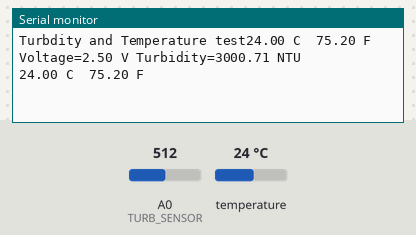
The sketch below on a simulated Arduino Uno, built with avr-gcc and run on an emulated ATmega328P. On the bench: the last lines printed to the serial monitor. Inputs (shaded band) come from the test bench; at power-on: temperature 24 °C, A0 (TURB_SENSOR) = 512.

Above: at 6.3 s.
6.4 s: temperature set to 12 °C
At 8.4 s:
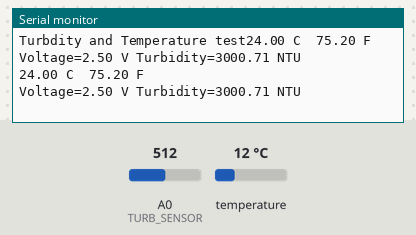
12.3 s: A0 (TURB_SENSOR) set to 716
At 13.2 s:
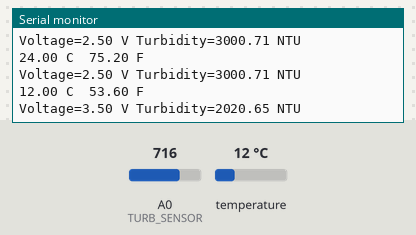
18.2 s: temperature set to 19 °C
At 21.2 s:
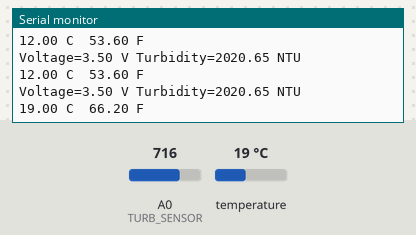
24.1 s: A0 (TURB_SENSOR) set to 511
At 26.0 s:
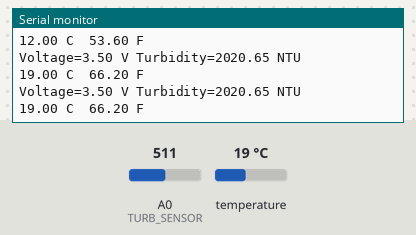
Timing chart, 0 to 27.5 s (numbered marks = the images above; inputs shaded):
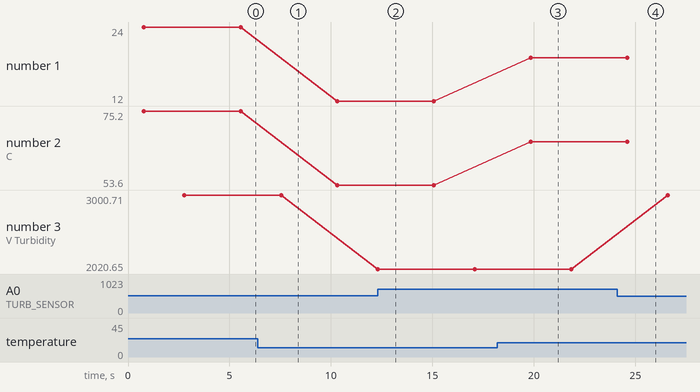

The sketch:

temp_and_turbidity_of_water.ino
```cpp
#include <OneWire.h>
#include <DallasTemperature.h>
#include <Wire.h>
#define ONE_WIRE_BUS 12
#define TURB_SENSOR A0

OneWire oneWire(ONE_WIRE_BUS);

DallasTemperature sensors(&oneWire);

// turbidity
float voltage,turbidity;

// temp
float Celsius = 0;
float Fahrenheit = 0;

void setup() {
  sensors.begin();
  pinMode(TURB_SENSOR,INPUT);
  Serial.begin(9600);
  Serial.print("Turbdity and Temperature test");
}

void loop() {
  // Temperature test start
  sensors.requestTemperatures();

  Celsius = sensors.getTempCByIndex(0);
  Fahrenheit = sensors.toFahrenheit(Celsius);

  Serial.print(Celsius);
  Serial.print(" C  ");
  Serial.print(Fahrenheit);
  Serial.println(" F");

  delay(2000);

  // Turbidity test start
  voltage=0.004888*analogRead(TURB_SENSOR);  //in V
  turbidity=-1120.4*voltage*voltage+5742.3*voltage-4352.9;  //in NTU
  if((voltage>=1.5)&(turbidity>=0))
  {
    Serial.println("Voltage="+String(voltage)+" V Turbidity="+String(turbidity)+" NTU");
    delay(2000);
  }
}
```

Measured:
- after the input at 12.3 s, the serial monitor: prints a new line at once (image 2)
- after the input at 18.2 s, the serial monitor: prints a new line after 1.6 s (image 3)
- plotted number 1: 24 → 12 after the input at 6.4 s, 12 → 19 after the input at 18.2 s
- plotted number 2: 75.2 → 53.6 after the input at 6.4 s, 53.6 → 66.2 after the input at 18.2 s
- plotted number 3: 3000.71 → 2020.65 after the input at 12.3 s, 2020.65 → 3000.03 after the input at 24.1 s
